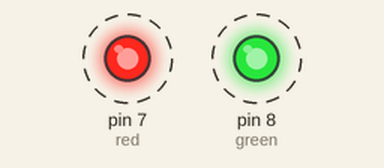
Recording of a sketch running on a simulated Arduino Uno, built with avr-gcc and run on an emulated ATmega328P. Shown: output pins drawn as LEDs (lit = HIGH). Dashed ring = blinking.

Above: at 0.5 s.
Timing chart, 0 to 4.6 s (numbered marks = the images above):
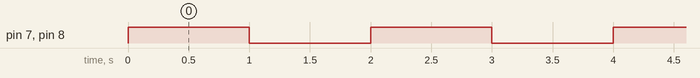

The sketch:

ledpull2560.ino
```cpp
#define red 7
#define green 8
#define btn 2

void blinkled(byte pin, int ret);
// void ledgreen(int ret);

void setup() {

  Serial.begin(9600);


  //configure pin 2 as an input and enable the internal pull-up resistor

  pinMode(btn, INPUT_PULLUP);
  pinMode(red, OUTPUT);
  pinMode(green, OUTPUT);


}


void loop() {


  digitalWrite(green, HIGH);
  digitalWrite(red, HIGH);
  delay(1000);
  digitalWrite(red, LOW);
  digitalWrite(green, LOW);
  delay(1000);


// ******
 //read the pushbutton value into a variable

  // int sensorVal = digitalRead(btn);

  // Serial.println(sensorVal);

  // if (sensorVal == HIGH) {


  //   digitalWrite(red, LOW);


  // } else {


  //   digitalWrite(red, HIGH);


  // }

//***********

  // blinkled(green, 1000);
  // blinkled(red, 1000);

}


void blinkled(byte pin, int ret)
{

  digitalWrite(pin, HIGH);
  delay(ret);
  digitalWrite(pin, LOW);
  delay(ret);

}


// void ledred(int ret)
// {

//   digitalWrite(green, HIGH);
//   delay(ret);
//   digitalWrite(green, LOW);
//   delay(ret);

// }
```

Measured:
- by itself, pin 7 (red), pin 8 (green): alternates HIGH for 1.0 s and LOW for 1.0 s
